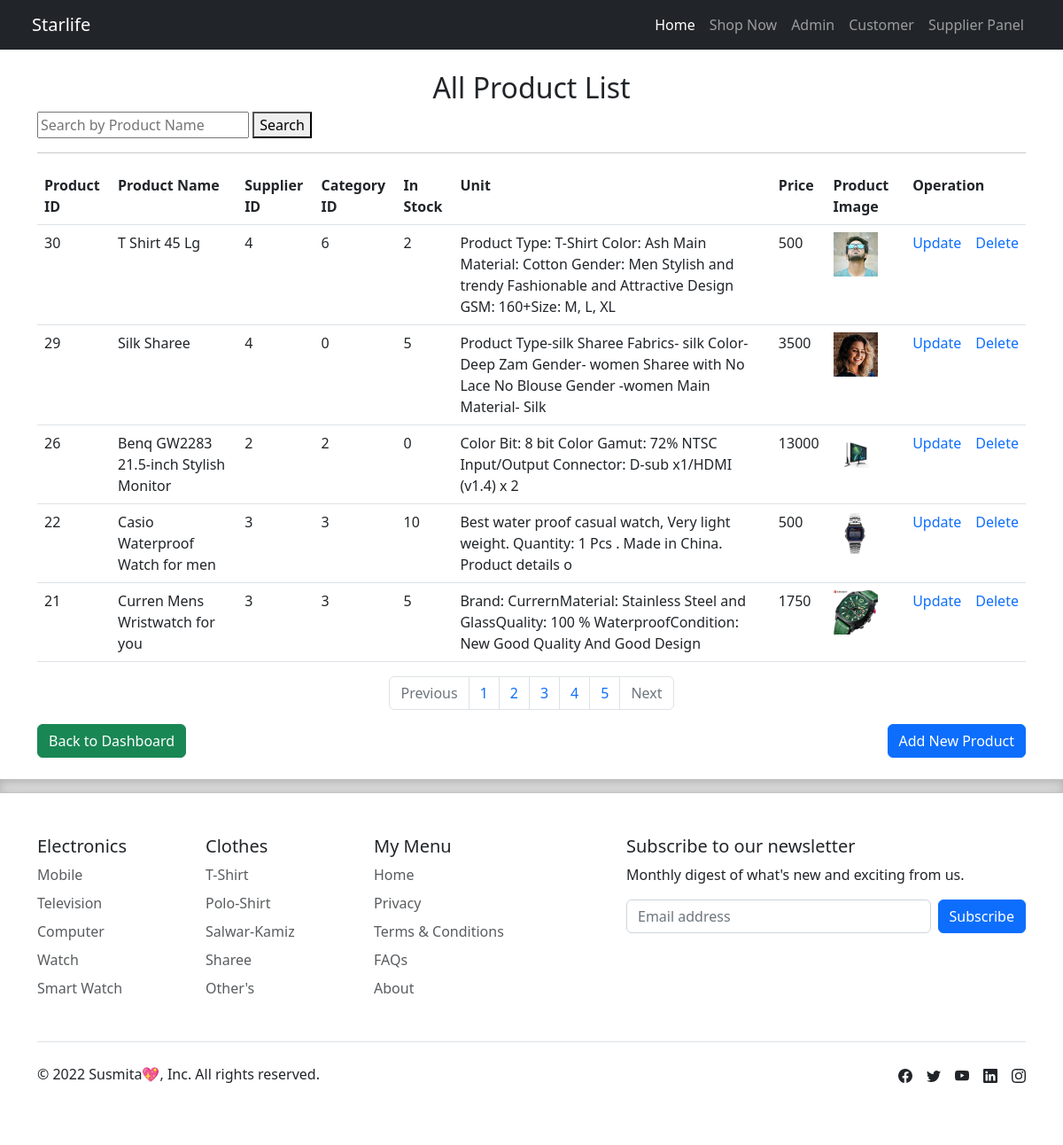
The page /admin/1showproduct.php (signed in) on the database its author committed.
### tables this page shows
CREATE TABLE `products` (
  `product_id` int(100) NOT NULL,
  `product_name` varchar(50) NOT NULL,
  `supplier_id` int(10) NOT NULL,
  `categoryid` int(10) NOT NULL,
  `instock` int(10) NOT NULL,
  `unit` varchar(300) NOT NULL,
  `price` varchar(100) NOT NULL,
  `image` varchar(50) NOT NULL
);

### admin/1showproduct.php (the view, shortened to what this page needs)
<?php
include('../connection.php');
?>
<!DOCTYPE html>
<html lang="en">
<head>
    <link rel="stylesheet" href="../css/bootstrap.min.css">
</head>
<body>
    <?php include('../header.php');
    ?>
    <div class="container">
        <h2 class="txt1" style="text-align: center;">All Product List</h2>
        <form action="" method="post">
            <input type="text" name="search_name" placeholder="Search by Product Name" required>
            <button type="submit">Search</button>
        </form>
        <hr>
        <div class="table-responsive">
            <table class="table">
                <tr>
                    <th>Product ID</th>
                    <th>Product Name</th>
                    <th>Supplier ID</th>
                    <th>Category ID</th>
                    <th>In Stock</th>
                    <th>Unit</th>
                    <th>Price</th>
                    <th>Product Image</th>
                    <th colspan="2">Operation</th>
                </tr>
                <?php
                global $get_page;
                if ($get_page == "" || $get_page == "1") {
                    $target_page = 1;
                } else {
                    $target_page = $_GET['page'];
                }
                $page_first_result = ($target_page - 1) * 5;
                global $recv;
                $sql = "SELECT * FROM `products` WHERE `product_name` LIKE '%$recv%' ORDER BY product_id DESC LIMIT $page_first_result,5";
                $result = mysqli_query($conn, $sql);
                while ($row = mysqli_fetch_assoc($result)) {
                    $myimage = $row['image'];
                ?>
                    <tr>
                        <td><?php echo $row['product_id'] ?></td>
                        <td><?php echo $row['product_name'] ?></td>
                        <td><?php echo $row['supplier_id'] ?></td>
                        <td><?php echo $row['categoryid'] ?></td>
                        <td><?php echo $row['instock'] ?></td>
                        <td><?php echo $row['unit'] ?></td>
                        <td><?php echo $row['price'] ?></td>
                        <td>
                            <?php
                            echo "<img src ='../images/$myimage' height=50 width=50>";
                            ?>
                        </td>
                        <td><a style="text-decoration: none;" href="1updateproduct.php?id=<?php echo $row['product_id']; ?>">Update</a></td>
                       <td><a style="text-decoration: none;" href="1deleteproduct.php?id=<?php echo $row['product_id']; ?>">Delete</a></td>
                    </tr>
                <?php
                }
                ?>
            </table>
        </div>
        <div style="display: flex;justify-content:center;">
            <nav aria-label="...">
                <ul class="pagination">
                    <li class="page-item disabled">
                        <span class="page-link">Previous</span>
                    </li>
                    <?php
                    $sql1 = "SELECT * FROM `products`";
                    $result1 = mysqli_query($conn, $sql1);
                    $count = mysqli_num_rows($result1);
                    $i = ($count / 5);
                    $page = ceil($i);
                    for ($target = 1; $target <= $page; $target++) {
                    ?>
                        <li class="page-item"><a class="page-link" href="1showproduct.php?page=<?php echo $target; ?>"><?php echo $target; ?></a></li>
                    <?php
                    }
                    ?>
                    <li class="page-item disabled">
                        <a class="page-link" href="#">Next</a>
                    </li>
                </ul>
            </nav>
        </div>
        <a href="1admindashboard.php" class="btn btn-success">Back to Dashboard</a>
        <a href="1addproduct.php" class="btn btn-primary" style="float: right;">Add New Product</a> <br><br>
    </div>
    <?php include('../footer.php')  ?>
</body>
</html>

### admin/1showproduct.php (style rules this page uses)
.txt1 { padding-top: 80px; }

### rows shown on the page
products: product_id "30", product_name "T Shirt 45 Lg", supplier "4", categoryid "6", instock "2", unit "Product Type: T-Shirt Color: Ash Main Material: Cotton Gender: Men Stylish and trendy Fashionable and Attractive Design GSM: 160+Size: M, L, XL", price "500", image (picture)
products: product_id "29", product_name "Silk Sharee", supplier "4", categoryid "0", instock "5", unit "Product Type-silk Sharee Fabrics- silk Color-Deep Zam Gender- women Sharee with No Lace No Blouse Gender -women Main Material- Silk", price "3500", image (picture)
products: product_id "26", product_name "Benq GW2283 21.5-inch Stylish Monitor", supplier "2", categoryid "2", instock "0", unit "Color Bit: 8 bit Color Gamut: 72% NTSC Input/Output Connector: D-sub x1/HDMI (v1.4) x 2", price "13000", image (picture)
products: product_id "22", product_name "Casio Waterproof Watch for men", supplier "3", categoryid "3", instock "10", unit "Best water proof casual watch, Very light weight. Quantity: 1 Pcs . Made in China. Product details o", price "500", image (picture)
products: product_id "21", product_name "Curren Mens Wristwatch for you", supplier "3", categoryid "3", instock "5", unit "Brand: CurrernMaterial: Stainless Steel and GlassQuality: 100 % WaterproofCondition: New Good Quality And Good Design", price "1750", image (picture)

### other values the page prints
$brandName "Starlife"
$authorName "Susmita"
